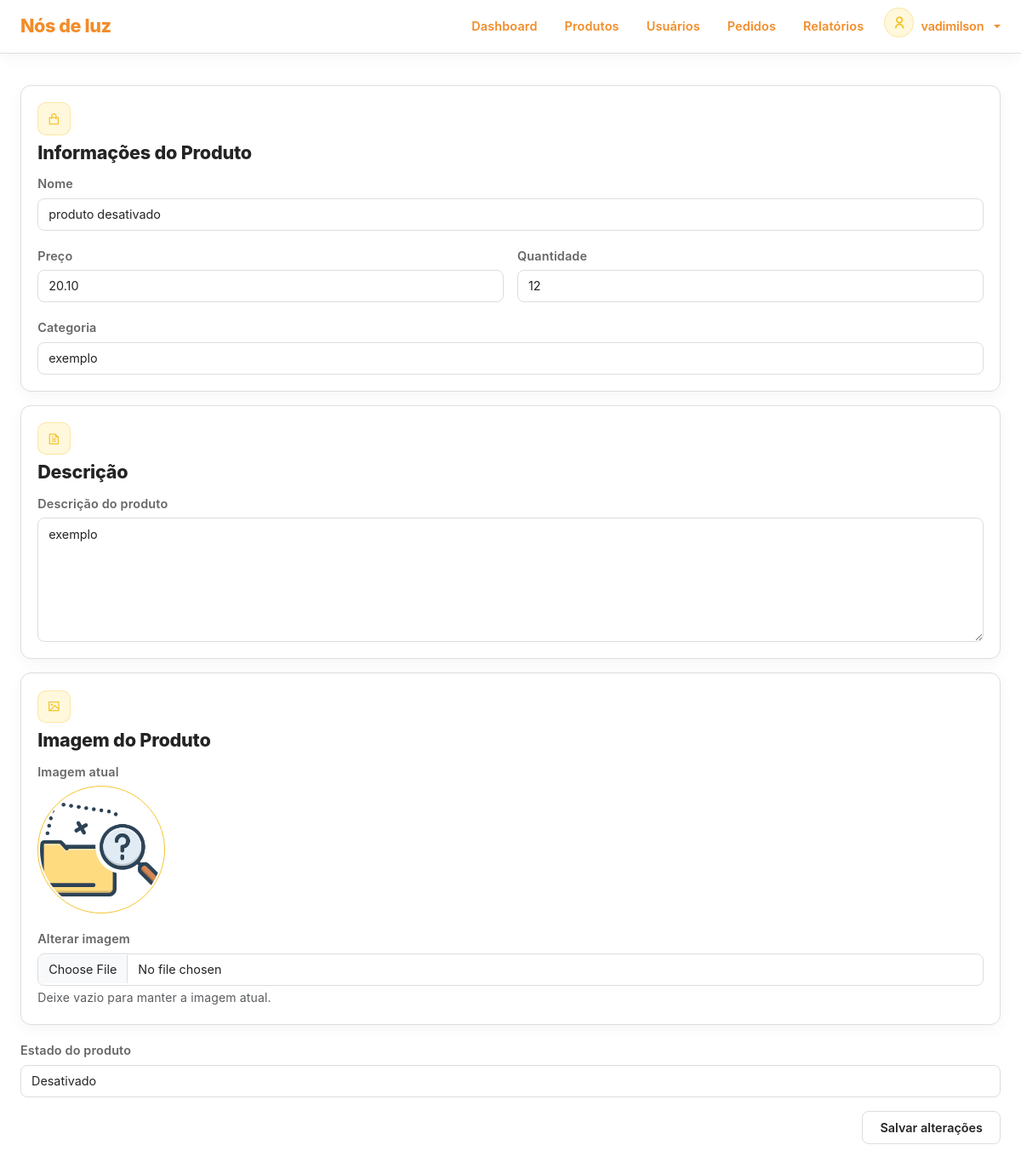
/dashboard/product-edit.php?id=7 (signed in), run on the app's committed database.
### tables this page shows
CREATE TABLE `products` (
  `id` int(11) NOT NULL,
  `name` varchar(250) NOT NULL,
  `quantity` int(11) NOT NULL DEFAULT 0,
  `price` decimal(10,2) NOT NULL,
  `description` text NOT NULL,
  `image` varchar(256) NOT NULL,
  `category` varchar(50) NOT NULL,
  `estado` enum('ativo','desativado') NOT NULL DEFAULT 'ativo'
);

### app/config/config.php (called while the page is built, shortened)
<?php
function e(?string $value): string
{
    return htmlspecialchars($value ?? '', ENT_QUOTES, 'UTF-8');
}
?>

### dashboard/product-edit.php (the view, shortened to what this page needs)
<?php
require_once __DIR__ . '/../app/config/config.php';
require_once BASE_PATH . '/app/middleware/admin.php';
$id = (int) ($_GET['id'] ?? 0);
$stmt = mysqli_prepare(
    $conn,
    "SELECT id, name, quantity, price, description, image, category, estado
     FROM products
     WHERE id = ?"
);
mysqli_stmt_bind_param($stmt, "i", $id);
mysqli_stmt_execute($stmt);
$result = mysqli_stmt_get_result($stmt);
$product = mysqli_fetch_assoc($result);
require_once BASE_PATH . '/components/layout/head.php';
require_once BASE_PATH . '/components/layout/header.php';
?>
<div class="custom-main-container min-vh-100 section-spacer">
    <div class="row g-3">
        <div class="col-12">
            <form
                action="<?= BASE_URL ?>app/controllers/product-controller.php"
                method="POST"
                enctype="multipart/form-data"
            >
                <div class="d-flex flex-column gap-3">
                    <div class="card no-hover">
                        <div class="card-body">
                            <div class="form-content">
                                <div class="form-header">
                                    <div class="icon-box">
                                        <i class="ri-shopping-bag-line"></i>
                                    </div>
                                    <h3 class="form-title">
                                        Informações do Produto
                                    </h3>
                                </div>
                                <div class="form-body row g-3">
                                    <div class="form-field col-12">
                                        <label for="name">
                                            Nome
                                        </label>
                                        <input
                                            class="form-control"
                                            name="name"
                                            id="name"
                                            type="text"
                                            minlength="2"
                                            maxlength="250"
                                            value="<?= e($product['name']) ?>"
                                            required
                                        >
                                    </div>
                                    <div class="form-field col-6">
                                        <label for="price">
                                            Preço
                                        </label>
                                        <input
                                            class="form-control"
                                            name="price"
                                            id="price"
                                            type="number"
                                            min="0"
                                            step="0.01"
                                            value="<?= e($product['price']) ?>"
                                            required
                                        >
                                    </div>
                                    <div class="form-field col-6">
                                        <label for="quantity">
                                            Quantidade
                                        </label>
                                        <input
                                            class="form-control"
                                            name="quantity"
                                            id="quantity"
                                            type="number"
                                            min="0"
                                            step="1"
                                            value="<?= e($product['quantity']) ?>"
                                            required
                                        >
                                    </div>
                                    <div class="form-field col-12">
                                        <label for="category">
                                            Categoria
                                        </label>
                                        <input
                                            class="form-control"
                                            name="category"
                                            id="category"
                                            type="text"
                                            maxlength="50"
                                            value="<?= e($product['category']) ?>"
                                            required
                                        >
                                    </div>
                                </div>
                            </div>
                        </div>
                    </div>
                    <div class="card no-hover">
                        <div class="card-body">
                            <div class="form-content">
                                <div class="form-header">
                                    <div class="icon-box">
                                        <i class="ri-file-text-line"></i>
                                    </div>
                                    <h3 class="form-title">
                                        Descrição
                                    </h3>
                                </div>
                                <div class="form-body row g-3">
                                    <div class="form-field col-12">
                                        <label for="description">
                                            Descrição do produto
                                        </label>
                                        <textarea
                                            class="form-control"
                                            name="description"
                                            id="description"
                                            rows="6"
                                            maxlength="5000"
                                            required
                                        ><?= e($product['description']) ?></textarea>
                                    </div>
                                </div>
                            </div>
                        </div>
                    </div>
                    <div class="card no-hover">
                        <div class="card-body">
                            <div class="form-content">
                                <div class="form-header">
                                    <div class="icon-box">
                                        <i class="ri-image-line"></i>
                                    </div>
                                    <h3 class="form-title">
                                        Imagem do Produto
                                    </h3>
                                </div>
                                <div class="form-body row g-3">
                                    <div class="form-field col-12">
                                        <label>
                                            Imagem atual
                                        </label>
                                        <div>
                                            <img
                                                src="<?= BASE_URL . e($product['image']) ?>"
                                                alt="<?= e($product['name']) ?>"
                                                style="width: 150px; height: 150px; object-fit: cover;"
                                            >
                                        </div>
                                    </div>
                                    <div class="form-field col-12">
                                        <label for="image">
                                            Alterar imagem
                                        </label>
                                        <input
                                            class="form-control"
                                            name="image"
                                            id="image"
                                            type="file"
                                            accept="image/jpeg,image/png,image/webp"
                                        >
                                        <small class="text-muted">
                                            Deixe vazio para manter a imagem atual.
                                        </small>
                                    </div>
                                </div>
                            </div>
                        </div>
                    </div>
                    <div class="form-field col-12">
                        <label for="estado">
                            Estado do produto
                        </label>
                        <select
                            class="form-control"
                            name="estado"
                            id="estado"
                            required
                        >
                            <option
                                value="desativado"
                                <?= $product['estado'] === 'desativado' ? 'selected' : '' ?>
                            >
                                Desativado
                            </option>
                        </select>
                    </div>
                    <div class="d-flex w-100 justify-content-end p-0">
                        <button
                            type="submit"
                            class="btn secondary"
                        >
                            Salvar Alterações
                        </button>
                    </div>
                </div>
            </form>
        </div>
    </div>
</div>

### assets/css/index.css (style rules this page uses)
* { padding: 0; margin: 0; box-sizing: border-box; list-style: none; }
:root { --color-primary: #f4c430; --color-primary-hover: #ddb01f; --color-primary-light: #fff8dc; --color-orange: #f28c28; --color-orange-hover: #df7815; --color-orange-light: #fff0df; --color-background: #ffffff; --color-background-soft: #fafafa; --color-section: #f6f6f6; --color-card: #ffffff; --color-border: #dddddd; --color-border-light: #eeeeee; --color-title: #242424; --color-text: #666666; --color-muted: #999999; --navbar-background: #f7f7f7; --navbar-border: #dddddd; --footer-background: #000000; --footer-text: #dddddd; --color-input: #ffffff; --color-primary-border: #f4c43055; --color-primary-background: #fff8dc; --color-success: #198754; --color-success-border: #19875433; --color-success-background: #19875414; --color-danger: #ff5441; --color-danger-border: #ff544133; --color-danger-background: #ff544114; --font-family: "Inter", Arial, Helvetica, sans-serif; --font-size-xxl: clamp(2rem, 4vw + 1rem, 3.2rem); --font-size-xl: clamp(2rem, 4vw, 3rem); --font-size-lg: 1.35rem; --font-size-md: 1rem; --font-size-sm: 0.9rem; --font-weight-bold: 800; --font-weight-semibold: 600; --font-weight-regular: 400; --container-width: 1060px; --radius-sm: 8px; --radius-md: 10px; --radius-lg: 12px; --transition: 0.2s ease; --shadow-sm: 0 5px 18px rgba(0, 0, 0, 0.04); --shadow-md: 0 10px 25px rgba(0, 0, 0, 0.08); }
html { scroll-behavior: smooth; }
body { overflow-x: hidden; background-color: var(--color-background); color: var(--color-text); font-family: "Inter", sans-serif !important; font-size: var(--font-size-md); font-weight: var(--font-weight-regular); line-height: 1.65; letter-spacing: 0.01em; -webkit-font-smoothing: antialiased; }
h1, h2, h3, h4, h5, h6, span { color: var(--color-title); letter-spacing: -0.01em; }
.custom-main-container, .custom-main-container-fluid { width: 100%; margin-inline: auto; padding-inline: 1.5rem; }
.custom-main-container { max-width: 1200px; }
.section-spacer { padding-top: 100px; padding-bottom: 100px; }
.icon-box { flex-shrink: 0; width: 2.4rem !important; height: 2.4rem !important; display: flex; justify-content: center; align-items: center; background: var(--color-primary-light); color: var(--color-primary); font-size: 0.95rem; border: 1px solid var(--color-primary-border); border-radius: var(--radius-md); margin-bottom: 0.5rem; }
.card { background: var(--color-card) !important; border: 1px solid var(--color-border) !important; border-radius: var(--radius-lg) !important; color: var(--color-text); transition: var(--transition); box-shadow: var(--shadow-sm); }
.card .card-body { position: relative; padding: 1.2rem; }
.card .card-body img { width: 5rem; height: 5rem; object-fit: cover; padding: 2px; border: 1px solid var(--color-primary); border-radius: 50%; }
.card, .table-container, .projects-list { scrollbar-width: none; -ms-overflow-style: none; }
.btn.secondary { background: var(--color-card); border: 1px solid var(--color-border); border-radius: var(--radius-sm); padding: 0.5rem 1.25rem; font-size: var(--font-size-sm); font-weight: var(--font-weight-semibold); color: var(--color-title); transition: var(--transition); }
form { color: var(--color-text); }
.form-title { color: var(--color-title); font-size: var(--font-size-lg); font-weight: var(--font-weight-bold); margin-bottom: 0.6rem; }
form label { font-size: var(--font-size-sm); color: var(--color-text); font-weight: var(--font-weight-semibold); margin-bottom: 0.3rem; }
form .form-field { position: relative; }
form .form-control, form .form-select { background-color: var(--color-input) !important; border: 1px solid var(--color-border) !important; border-radius: var(--radius-sm) !important; color: var(--color-title) !important; padding: 0.45rem 0.75rem !important; font-size: var(--font-size-sm) !important; transition: border-color var(--transition); }
form .form-control::placeholder { color: var(--color-muted); opacity: 0.8; }
form textarea { min-height: 6rem; max-height: 12rem; }
.form-field input[type="password"], .form-field input[type="text"] { padding-right: 2rem !important; }
.btn, .nav-item a, .card-title { text-transform: lowercase !important; }
.btn::first-letter, .nav-item a::first-letter, .card-title::first-letter { text-transform: uppercase !important; }

### data on the page
products: name "produto desativado", price "20.10", quantity "12", category "exemplo", description "exemplo", image (picture), estado "Desativado"

### other printed values
$_SESSION['name'] "vadimilson"
